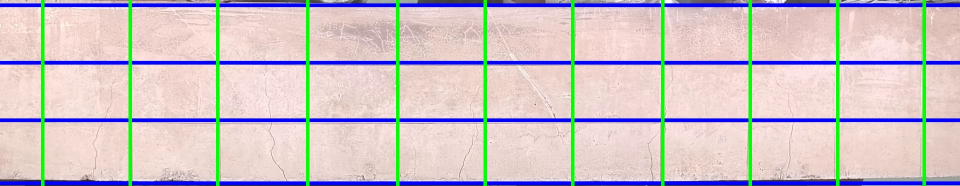
#> input picture code/results/drawed_gridline.jpg, 1920 x 372 px (shown at 1/2 size)
$ python detect_grid.py
#> lines starting #> are read from the running program, lines starting #| are printed output that depends on the picture; after the words box and inside, x2 and y2 are one past the last pixel; in counts of white or black regions, pixels touching at a corner belong together
#> further down, img is the input picture: shape (372, 1920, 3); mean B, G, R 199.7, 195, 205.9
import cv2 as cv
import numpy as np

def rescale_frame(frame, scale=0.5):
#> called with scale = 0.5
    width = int(frame.shape[1] * scale)
#> width = 960
    height = int(frame.shape[0] * scale)
#> height = 186
    dimensions = (width, height)
#> dimensions = (960, 186)
    return cv.resize(frame, dimensions, interpolation=cv.INTER_AREA)
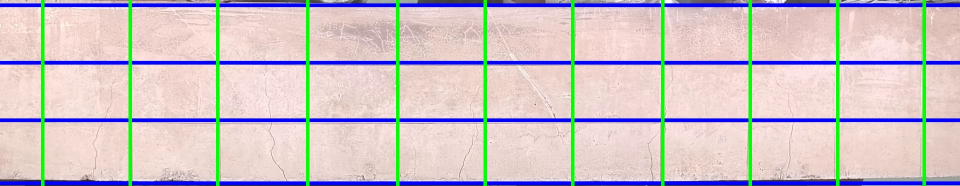
#> returned value: shape (186, 960, 3); mean of channels 0, 1, 2 199.8, 195.1, 206; drawn as B, G, R

# Load and resize the image
img = cv.imread("../results/drawed_gridline.jpg")
resized_img = rescale_frame(img)

# Create a mask with the same dimensions as the resized image
mask = np.zeros((resized_img.shape[0], resized_img.shape[1]), dtype=np.uint8)

# Define line thickness
thickness = 5

# Draw the lines (both on the image and the mask)
# Horizontal Blue Lines
cv.line(resized_img, (0, 10), (1920, 10), (255, 0, 0), thickness, lineType=16)
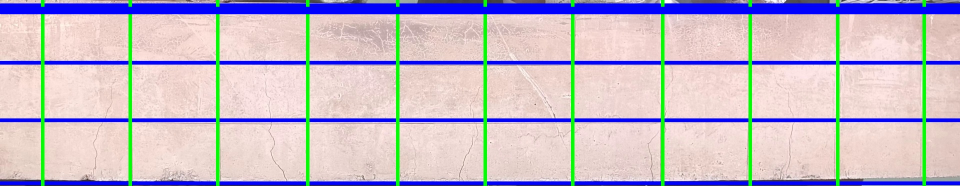
#> resized_img: shape (186, 960, 3); 4.84% of pixels changed, all inside (x1, y1, x2, y2) = (0, 6, 960, 15)
cv.line(mask, (0, 10), (1920, 10), 255, thickness, lineType=16)

cv.line(resized_img, (0, 125), (1920, 125), (255, 0, 0), thickness, lineType=16)
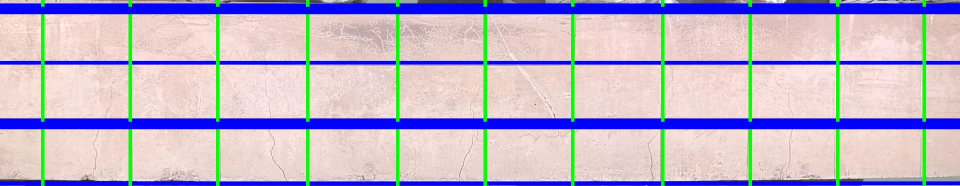
#> resized_img: shape (186, 960, 3); 4.84% of pixels changed, all inside (x1, y1, x2, y2) = (0, 121, 960, 130)
cv.line(mask, (0, 125), (1920, 125), 255, thickness, lineType=16)
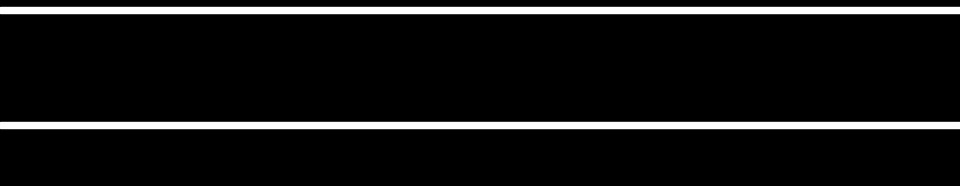
#> mask: shape (186, 960); min 0, max 255, mean 20.4

cv.line(resized_img, (0, 240), (1920, 240), (255, 0, 0), thickness, lineType=16)
cv.line(mask, (0, 240), (1920, 240), 255, thickness, lineType=16)

cv.line(resized_img, (0, 366), (1920, 366), (255, 0, 0), thickness, lineType=16)
cv.line(mask, (0, 366), (1920, 366), 255, thickness, lineType=16)

# Vertical Green Lines
x_coords = [85, 260, 435, 615, 795, 970, 1145, 1325, 1500, 1675, 1848]

for x in x_coords:
    cv.line(resized_img, (x, 0), (x, 375), (0, 255, 0), thickness)
    cv.line(mask, (x, 0), (x, 375), 255, thickness)
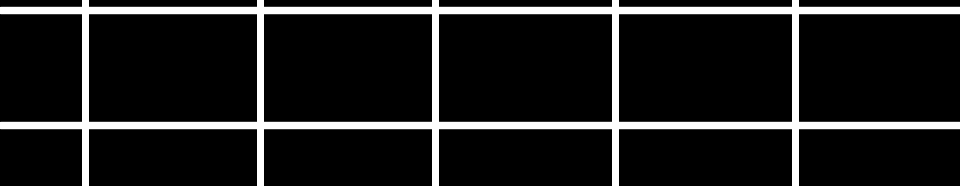
#> mask: shape (186, 960); 3.37% of pixels changed, all inside (x1, y1, x2, y2) = (82, 0, 799, 186)
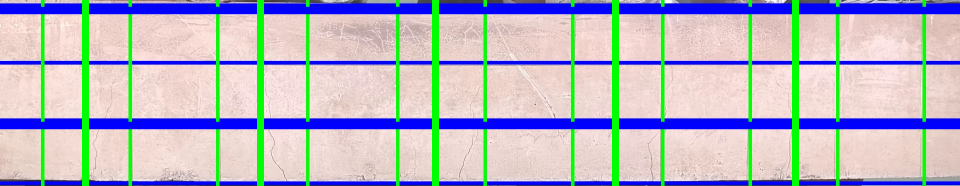
#> resized_img: shape (186, 960, 3); 3.65% of pixels changed, all inside (x1, y1, x2, y2) = (82, 0, 799, 186)

# Apply inpainting to remove the drawn lines
inpainted_img = cv.inpaint(resized_img, mask, inpaintRadius=3, flags=cv.INPAINT_TELEA)
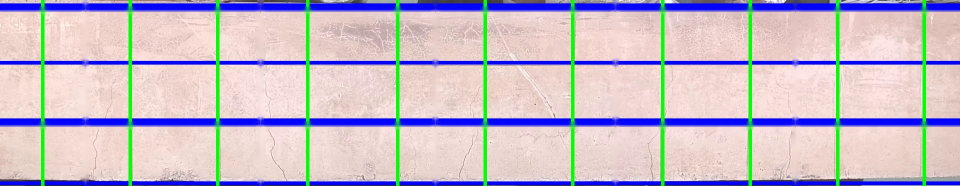
#> inpainted_img: shape (186, 960, 3); mean B, G, R 201.6, 187.1, 197.1

# Display the images
cv.imshow("Original with Lines", resized_img)
cv.imshow("Mask", mask)
cv.imshow("Inpainted Image", inpainted_img)

# Save the results
cv.imwrite("../results/original_with_lines.jpg", resized_img)
cv.imwrite("../results/mask.jpg", mask)
cv.imwrite("../results/inpainted_image.jpg", inpainted_img)

cv.waitKey(0)
cv.destroyAllWindows()
